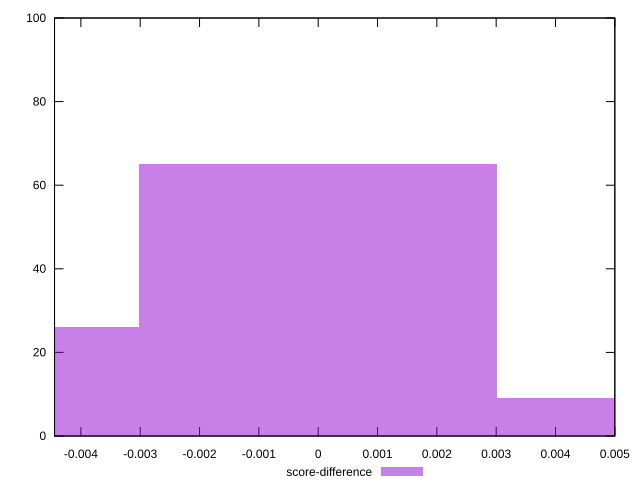

This figure's gnuplot source:
reset

$scoreDifference <<EOF
0 65
-0.006039306568179036 26
0.006039306568179036 9
EOF

set key outside below
set boxwidth 0.006039306568179036
set xrange [-0.004444444444444473:0.0050000000000001155]
set yrange [0:100]
set trange [0:100]
set style fill transparent solid 0.5 noborder
set terminal svg size 640, 490 enhanced background rgb 'white'
set output "reprap/uses-http2/samples/pages/score-difference/histogram.svg"

plot $scoreDifference title "score-difference" with boxes

reset
